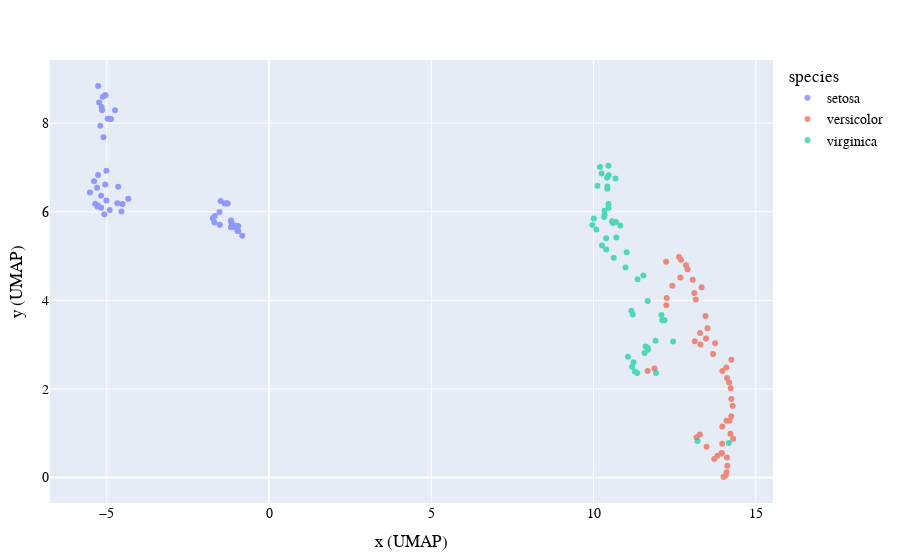

Notebook code for this chart:
### Markdown cell above
## Project data into 2D with UMAP
For the UMAP algorithm, we use Python's **umap-learn** library.
The workflow is similar to t-sne, but with a different function called.


**Note:** Within the Julia ML ecosystem, there is the **UMAP** library for the UMAP algorithm.
However, the author of this page was not able to use that library, therefore the Python library was used.

### Code cell
using PlotlyJS, DataFrames, Statistics, PyCall
@pyimport umap as py_umap

function display_iris_umap_2d()
    df = DataFrame(dataset("iris"))
    
    features = [:petal_length, :petal_width, :sepal_length, :sepal_width]
    
    rescale(A; dims=1) = (A .- mean(A, dims=dims)) ./ max.(std(A, dims=dims), eps())
    
    rescaled_features = rescale(Array(df[!,features]))
    
    umap_features = py_umap.UMAP(n_neighbors=15, min_dist=0.1, n_epochs=200)[:fit_transform](rescaled_features)
    insertcols!(df, :x_umap => umap_features[:,1], :y_umap => umap_features[:,2])
    
    layout = Layout(xaxis_title="x (UMAP)", yaxis_title="y (UMAP)", 
                    font=attr(family="Courier New", size=14,color="Black"))
    
    Plot(df, layout; x=:x_umap, y=:y_umap, color=:species, mode="markers", opacity=0.65)
end

display_iris_umap_2d()

### Figure 1 — Plotly figure (JSON) as saved in the notebook; plotly's stock layout.template omitted (floating-point values rounded to 4 significant figures)
{"data": [{"legendgroup": "setosa", "marker": {"color": "#636efa"}, "mode": "markers", "name": "setosa", "opacity": 0.65, "showlegend": true, "type": "scatter", "x": [-5.52, -0.8267, -1.275, -1.527, -5.014, -5.236, -4.338, -4.911, -1.684, -1.048, -4.869, -4.518, -1.155, -1.516, -5.266, -5.053, -5.16, -5.298, -5.147, -4.972, -5.359, -5.103, -4.648, -5.275, -4.676, -0.9483, -5.012, -5.269, -5.175, -1.364, -1.042, -5.289, -5.039, -5.125, -0.9696, -1.172, -5.393, -0.9523, -1.67, -5.076, -5.046, -1.735, -1.49, -5.177, -4.929, -1.173, -4.746, -1.312, -5.2, -4.548], "xaxis": "x", "y": [6.436, 5.458, 6.186, 5.996, 6.928, 8.466, 6.293, 6.038, 5.758, 5.644, 8.093, 6.177, 5.746, 5.706, 8.841, 8.631, 8.366, 6.539, 8.293, 8.097, 6.18, 7.681, 6.562, 6.142, 6.189, 5.678, 6.255, 6.829, 6.088, 6.185, 5.688, 6.117, 8.63, 8.594, 5.566, 5.8, 6.687, 5.57, 5.904, 5.941, 6.614, 5.852, 6.244, 6.363, 8.098, 5.648, 8.291, 6.192, 7.942, 6.007], "yaxis": "y"}, {"legendgroup": "versicolor", "marker": {"color": "#EF553B"}, "mode": "markers", "name": "versicolor", "opacity": 0.65, "showlegend": true, "type": "scatter", "x": [12.64, 12.68, 12.7, 13.82, 13.15, 14.25, 12.43, 14.1, 13.33, 14.3, 14.01, 13.68, 13.48, 13.12, 14.23, 12.9, 14.09, 14.1, 13.18, 13.95, 12.24, 13.75, 11.88, 13.47, 13.45, 13.06, 13.11, 12.24, 13.29, 13.96, 14.11, 13.72, 14.19, 11.67, 14.25, 12.26, 12.85, 13.28, 14.12, 13.95, 14.22, 13.28, 13.97, 14.08, 14.24, 13.97, 14.18, 13.51, 14.13, 14.29], "xaxis": "x", "y": [4.98, 4.518, 4.919, 0.4902, 4.018, 1.771, 4.33, 0.1192, 4.297, 0.878, 0.01012, 2.786, 0.696, 3.075, 2.015, 4.703, 2.484, 1.284, 0.9083, 0.5455, 3.89, 3.032, 2.464, 3.141, 3.644, 4.466, 4.168, 4.869, 3.003, 0.7641, 0.4497, 0.4208, 1.283, 2.402, 2.659, 4.055, 4.791, 0.9722, 2.249, 0.5538, 0.991, 3.266, 1.15, 0.04352, 1.385, 2.408, 2.146, 3.369, 0.2638, 1.622], "yaxis": "y"}, {"legendgroup": "virginica", "marker": {"color": "#00cc96"}, "mode": "markers", "name": "virginica", "opacity": 0.65, "showlegend": true, "type": "scatter", "x": [10.69, 11.19, 10.42, 11.67, 10.62, 10.25, 14.17, 10.47, 11.67, 10.34, 11.02, 11.6, 10.39, 11.35, 11.06, 10.7, 11.36, 10.46, 10.2, 13.21, 10.01, 11.28, 10.46, 11.68, 10.34, 10.43, 11.91, 12.09, 11.21, 10.68, 10.42, 10.46, 11.17, 12.45, 11.93, 10.12, 10.6, 11.54, 12.19, 9.966, 10.39, 10.09, 11.24, 10.33, 10.57, 10.26, 11.57, 10.99, 10.82, 12.12], "xaxis": "x", "y": [5.768, 2.501, 6.52, 3.985, 4.961, 6.866, 0.7771, 6.824, 2.932, 6.023, 5.084, 2.956, 5.147, 2.361, 2.727, 5.42, 4.477, 6.089, 7.008, 0.8233, 5.846, 2.396, 7.039, 2.885, 5.921, 6.57, 3.089, 3.668, 3.682, 6.748, 6.766, 6.175, 3.767, 3.072, 2.358, 6.588, 5.744, 4.562, 3.548, 5.702, 5.402, 5.601, 2.605, 5.883, 5.783, 5.238, 2.812, 4.741, 5.689, 3.549], "yaxis": "y"}], "layout": {"font": {"color": "Black", "family": "Courier New", "size": 14}, "legend": {"title": {"text": "species"}, "tracegroupgap": 0}, "margin": {"b": 50, "l": 50, "r": 50, "t": 60}, "xaxis": {"title": {"text": "x (UMAP)"}}, "yaxis": {"title": {"text": "y (UMAP)"}}}}
